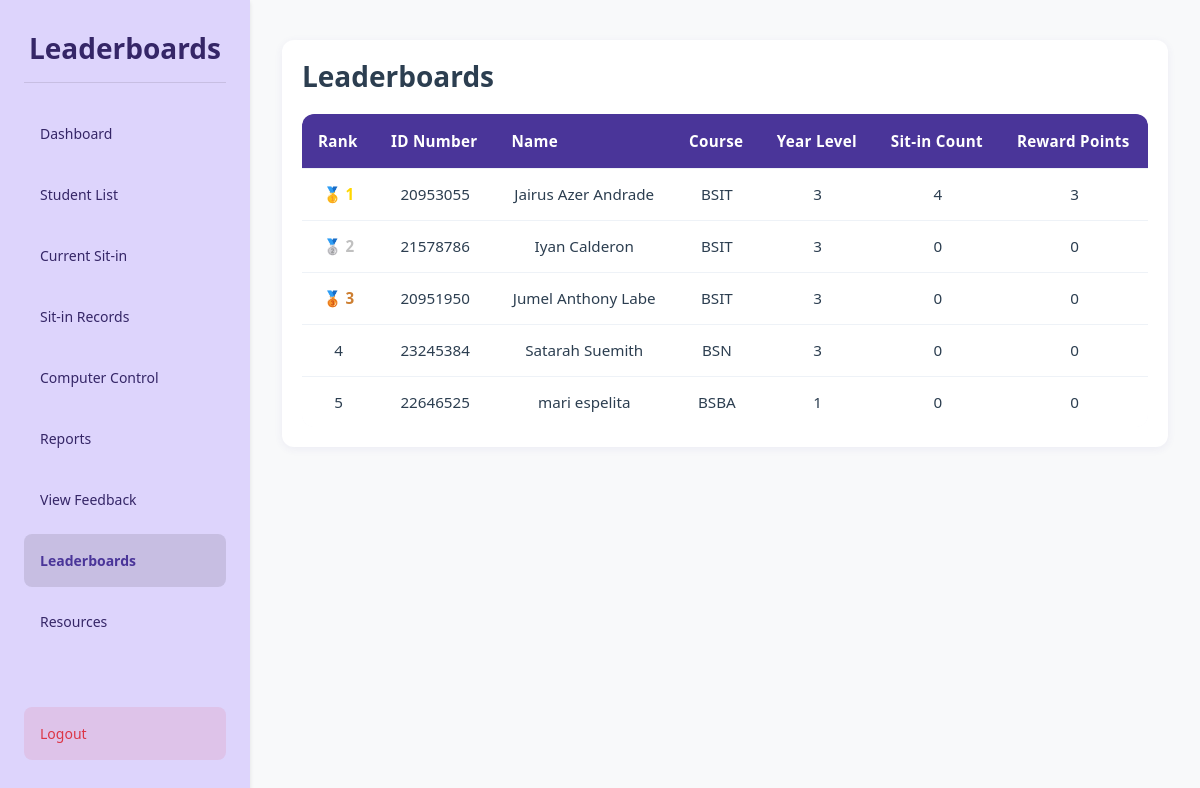
The page /admin/leaderboards (signed in) on the database as committed earlier.
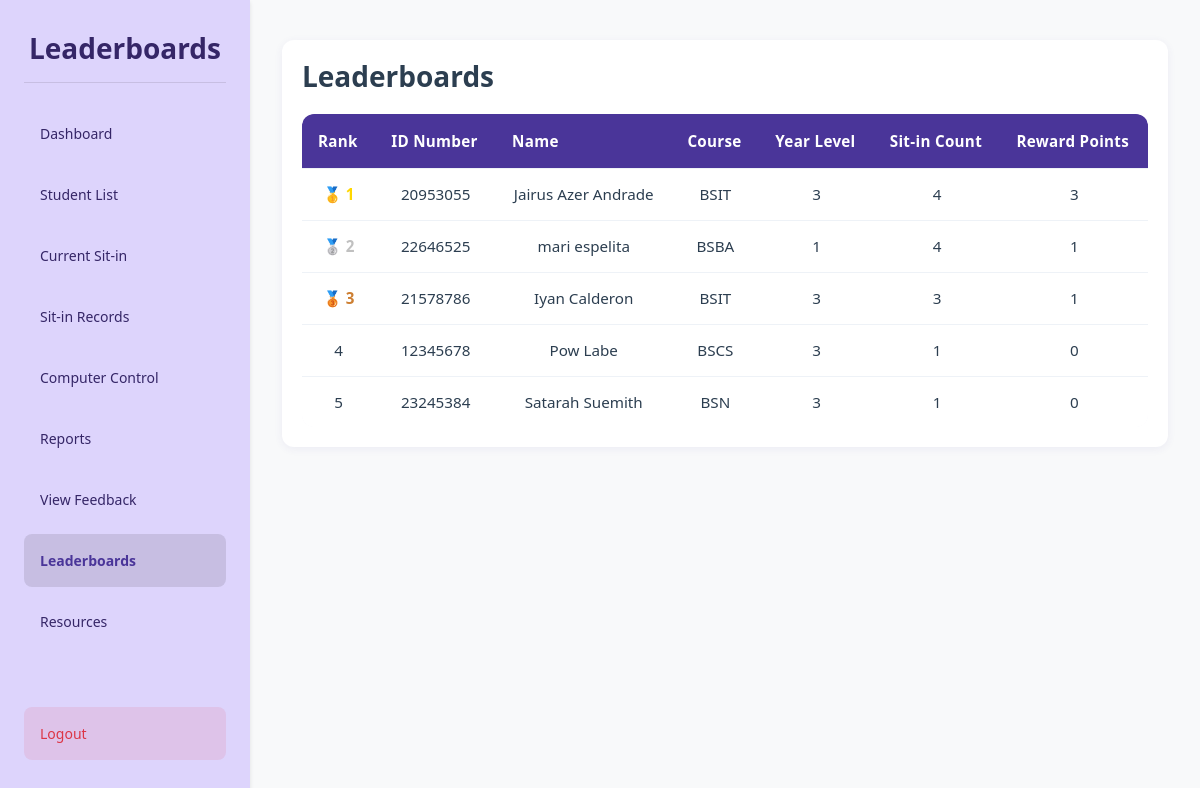
The same page on the database as committed later.
### tables this page shows
CREATE TABLE students ( 
idno TEXT PRIMARY KEY,
lastname TEXT NOT NULL,
firstname TEXT NOT NULL,
midname TEXT,
course TEXT NOT NULL,
year_level INTEGER NOT NULL,
email_address TEXT NOT NULL,
username TEXT NOT NULL CHECK (username = idno),
password TEXT NOT NULL,
profile_picture TEXT DEFAULT NULL,
session_count INTEGER DEFAULT 30
, reward_points INTEGER DEFAULT 0, reward_redeemable INTEGER DEFAULT 0, sit_in_count INTEGER DEFAULT 0);

### routes/admin_routes.py (the view)
@admin_bp.route('/leaderboards')
def leaderboards():
    if session.get('user_type') != 'admin':
        flash("Admin access required.", "danger")
        return redirect(url_for('auth.login'))
    leaderboard_data = get_combined_leaderboard_students(limit=5)
    return render_template(
        'admin/leaderboards.html',
        leaderboard_data=leaderboard_data
    )

### app.py (called while the page is built)
@app.after_request
def add_header(response):
    if 'Cache-Control' not in response.headers:
        response.headers['Cache-Control'] = 'no-store, no-cache, must-revalidate, post-check=0, pre-check=0, max-age=0'
        response.headers['Pragma'] = 'no-cache'
        response.headers['Expires'] = '-1'
    return response

### templates/admin/leaderboards.html (shortened to what this page needs)
{% extends "admin/base.html" %}
{% block content %}
<head>
    <link rel="stylesheet" href="static/styles.css">
    <link href="https://cdn.jsdelivr.net/npm/bootstrap@5.3.0/dist/css/bootstrap.min.css" rel="stylesheet">
</head>
<body>
    <div class="dashboard-container">
        <div class="sidebar">
            <h1 class="dashboard-title">Leaderboards</h1>
            <a href="{{ url_for('admin.admin_dashboard') }}" class="menu-btn">Dashboard</a>
            <a href="{{ url_for('admin.student_list') }}" class="menu-btn">Student List</a>
            <a href="{{ url_for('admin.current_sit_in') }}" class="menu-btn">Current Sit-in</a>
            <a href="{{ url_for('admin.sit_in_records') }}" class="menu-btn">Sit-in Records</a>
            <a href="{{ url_for('admin.computer_control') }}" class="menu-btn">Computer Control</a>
            <a href="{{ url_for('admin.reports') }}" class="menu-btn">Reports</a>
            <a href="{{ url_for('admin.feedback_reports') }}" class="menu-btn">View Feedback</a>
            <a href="{{ url_for('admin.leaderboards') }}" class="menu-btn active">Leaderboards</a>
            <a href="{{ url_for('admin.admin_resources') }}" class="menu-btn">Resources</a>
            <a href="{{ url_for('admin.logout') }}" class="menu-btn logout-btn">Logout</a>
        </div>
        <div class="content">
            <div class="container">
                <div class="table-container">
                    <div class="table-header">
                        <h2 class="table-title">Leaderboards</h2>
                    </div>
                    <table class="custom-table" id="leaderboardTable">
                        <thead>
                            <tr>
                                <th>Rank</th>
                                <th>ID Number</th>
                                <th>Name</th>
                                <th>Course</th>
                                <th>Year Level</th>
                                <th>Sit-in Count</th>
                                <th>Reward Points</th>
                            </tr>
                        </thead>
                        <tbody id="leaderboardTableBody">
                            {% for student in leaderboard_data %}
                            <tr>
                                <td>
                                    {% if loop.index == 1 %}
                                        <span class="rank-1">🥇 1</span>
                                    {% elif loop.index == 2 %}
                                        <span class="rank-2">🥈 2</span>
                                    {% elif loop.index == 3 %}
                                        <span class="rank-3">🥉 3</span>
                                    {% else %}
                                        {{ loop.index }}
                                    {% endif %}
                                </td>
                                <td>{{ student.idno }}</td>
                                <td>{{ student.firstname }} {{ student.lastname }}</td>
                                <td>{{ student.course }}</td>
                                <td>{{ student.year_level }}</td>
                                <td>{{ student.sit_in_count }}</td>
                                <td>{{ student.reward_points }}</td>
                            </tr>
                            {% else %}
                            <tr>
                                <td colspan="7" class="text-center">No data available.</td>
                            </tr>
                            {% endfor %}
                        </tbody>
                    </table>
                </div>
            </div>
        </div>
    </div>
</body>
{% endblock %}

Rows that differ between the two databases and show on the page:
no longer on this page (row unchanged): students: shows "🥉 3", idno "20951950", firstname "Jumel Anthony", lastname "Labe", course "BSIT", year_level "3", sit_in_count "0", reward_points "0"
changed students "mari": sit_in_count "0" → "4"; reward_points "0" → "1"; now shows "🥈 2"; moves up the list
changed students "Iyan": sit_in_count "0" → "3"; reward_points "0" → "1"; text "🥈 2" → "🥉 3"
added students: idno "12345678", firstname "Pow", lastname "Labe", course "BSCS", year_level "3", sit_in_count "1", reward_points "0"
changed students "Satarah": sit_in_count "0" → "1"
